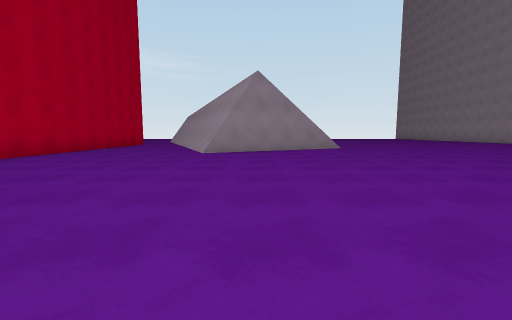
view 1 (above)

24 first-person views from a walk through a 3-D level made in the Unity game engine. The camera is 1.2 m above the floor, tilts 6° down and sees 90° across. The floor is counted in squares, 2 m on a side. Each view is taken from the middle of a square. On the plan, view 1 faces up. The plan holds only what a view shows up to about 9 squares ahead; the rest is blank. The place goes on beyond the plan.

view 2
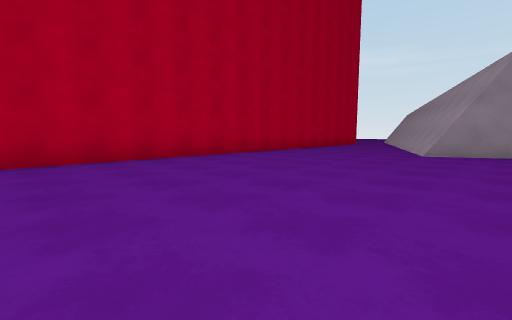

view 3
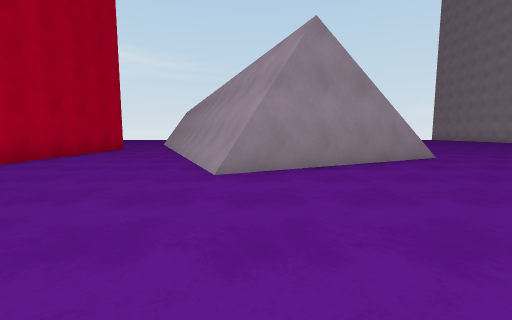

view 4
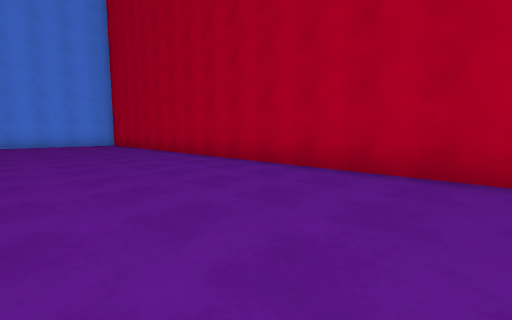

view 5
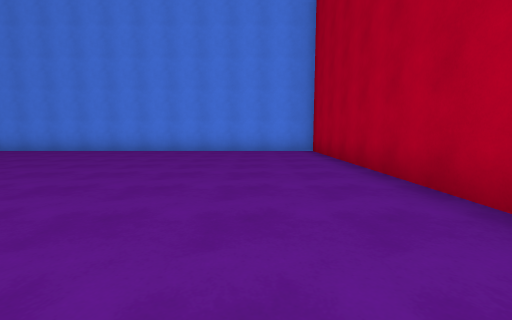

view 6
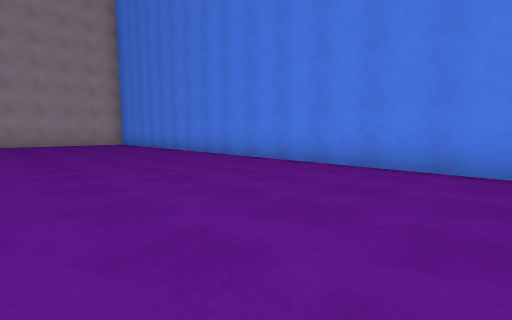

view 7
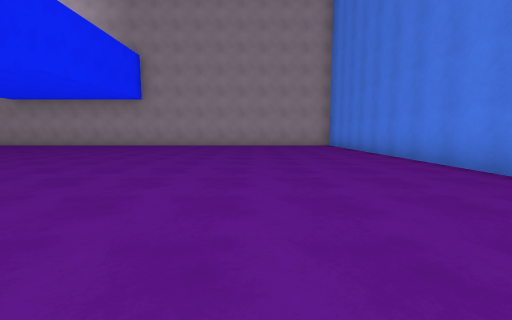

view 8
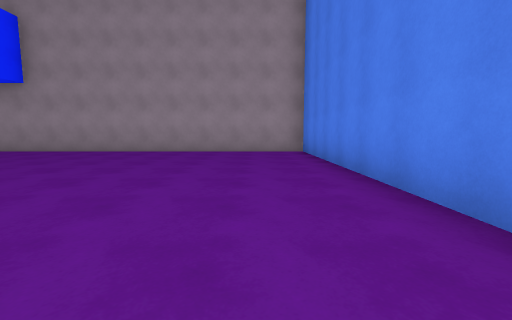

view 9
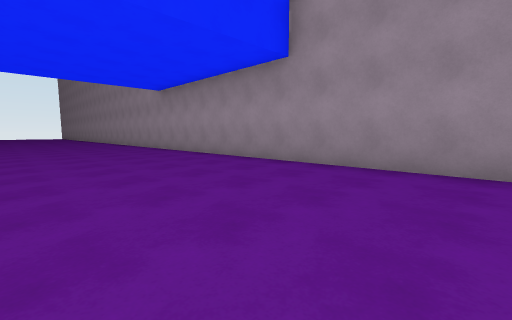

view 10
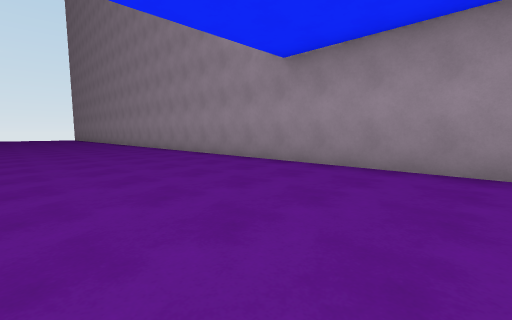

view 11
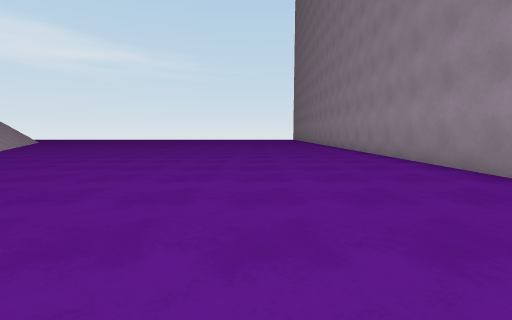

view 12
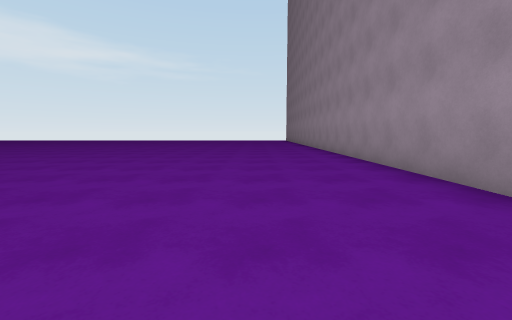

view 13
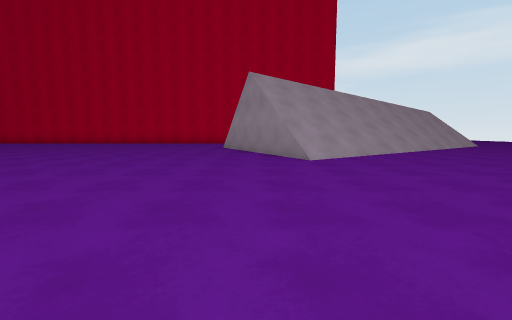

view 14
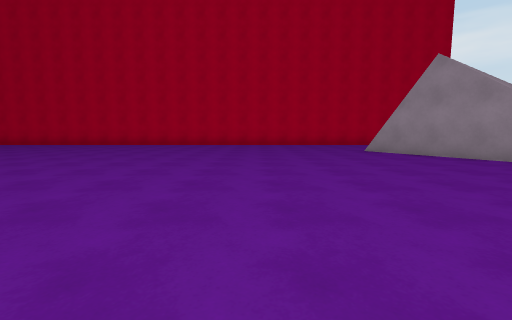

view 15
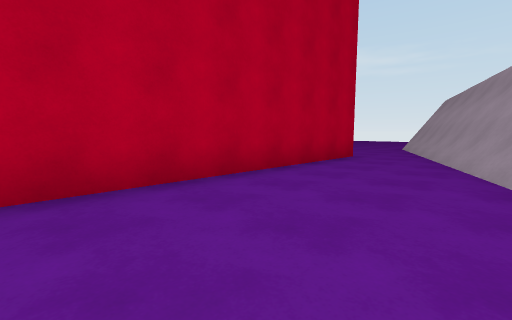

view 16
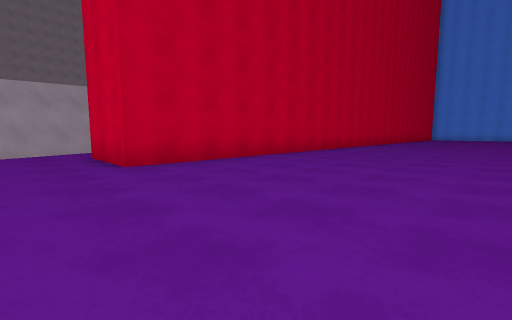

view 17
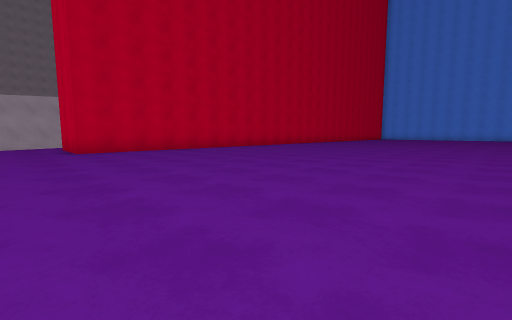

view 18
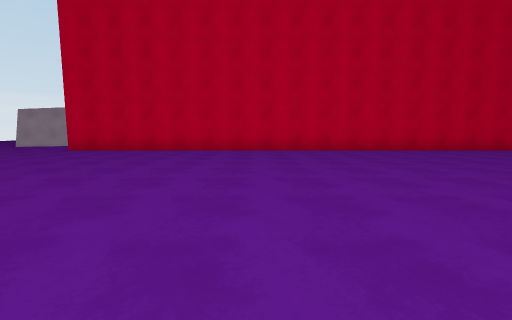

view 19
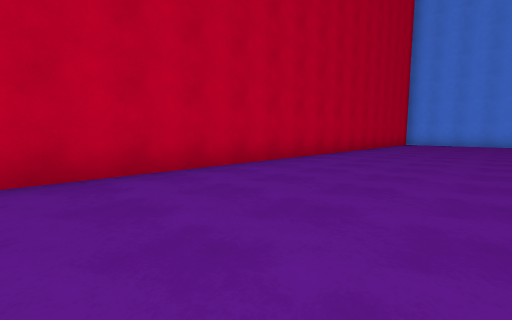

view 20
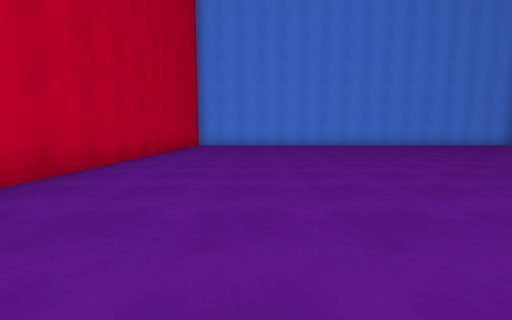

view 21
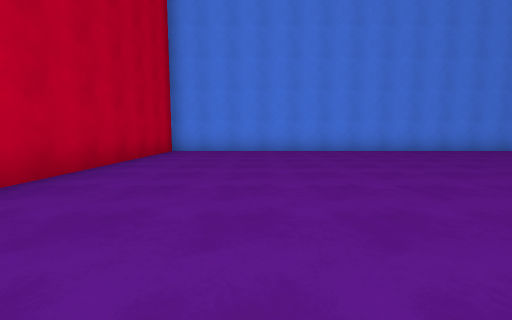

view 22
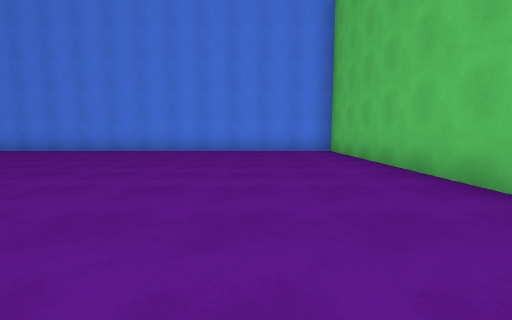

view 23
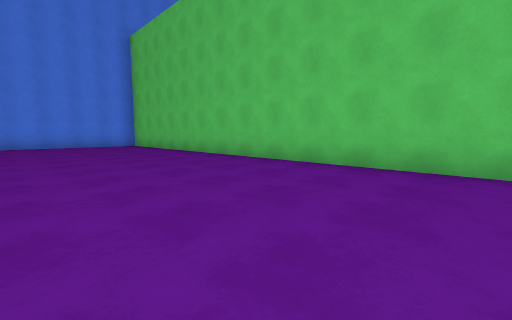

view 24
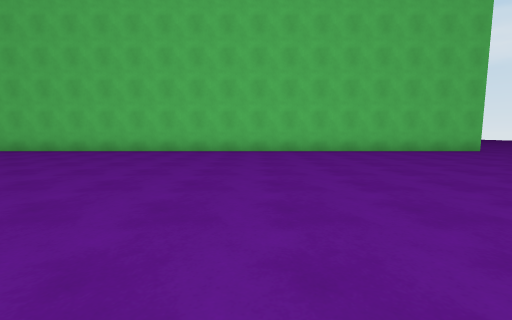

### Floor plan
Points are (right, up) in squares from view 1. A wall is a line through its corners. A room is listed if a view was taken in it or the views show most of it. See-through windows are left out.
Room 1 (views 1, 2, 3, 4, 5, 6, 7, 8, 9, 10, 11, 12, 13, 14, 15)
walls: (2.1, 9.6) (-1.5, 7.7); (-1.1, 7.9) (-3.7, 13.8); (-1.3, 7.8) (-3.9, 13.9); (-5.9, 13.5) (-5.9, -10.6) (14.4, -10.6) (14.4, 15)
low walls: (-1.9, 8.5) (-4.1, 13.6)
ways out: opening at (-5, 14) to room 2
Room 2 (views 16, 17, 18, 19, 20, 21, 22, 23, 24)
walls: (-23.5, 13.5) (-23.5, -10.6) (-8.2, -10.6) (-8.2, 13.5) (-5.9, 13.5); (-3.9, 13.9) (-4.6, 15.5); (-3.7, 13.8) (-4.4, 15.4)
low walls: (-4.1, 13.6) (-4.6, 14.7)
ways out: opening at (-5, 14) to room 1; opening at (-24.5, 14.5)

Where each view was taken, in squares from view 1:
view 1: 0 up, 0 right, facing up
view 2: 0 up, 0 right, facing up-left
view 3: 4 up, 1 left, facing up
view 4: 3 up, 2 left, facing down-left
view 5: 2 down, 4 left, facing down
view 6: 6 down, 0 right, facing down-right
view 7: 7 down, 2 right, facing right
view 8: 9 down, 6 right, facing right
view 9: 5 down, 10 right, facing up-right
view 10: 1 up, 10 right, facing up-right
view 11: 3 up, 11 right, facing up
view 12: 6 up, 12 right, facing up
view 13: 9 up, 9 right, facing left
view 14: 4 up, 7 right, facing left
view 15: 7 up, 3 left, facing up-left
view 16: 15 up, 13 left, facing down-right
view 17: 15 up, 17 left, facing down-right
view 18: 7 up, 17 left, facing right
view 19: 4 up, 12 left, facing down-right
view 20: 2 up, 11 left, facing down
view 21: 2 down, 11 left, facing down
view 22: 2 down, 21 left, facing down
view 23: 2 up, 19 left, facing down-left
view 24: 6 up, 15 left, facing left
